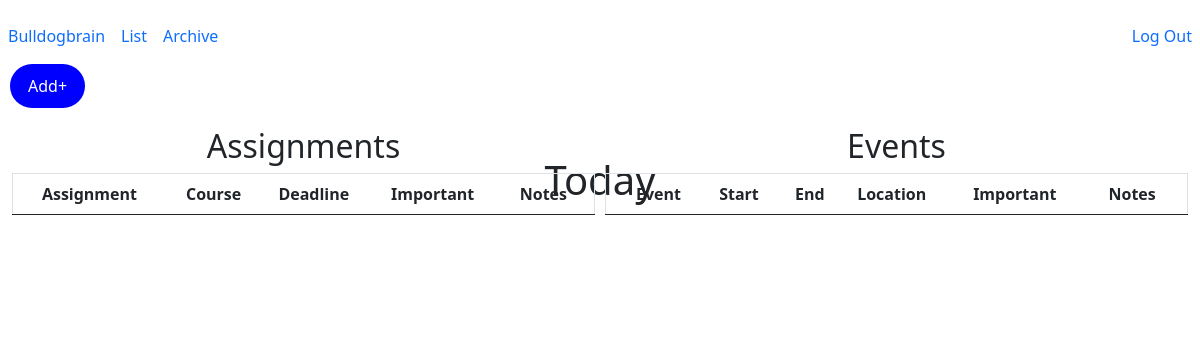
Page /urgent (signed in) on the earlier database version.
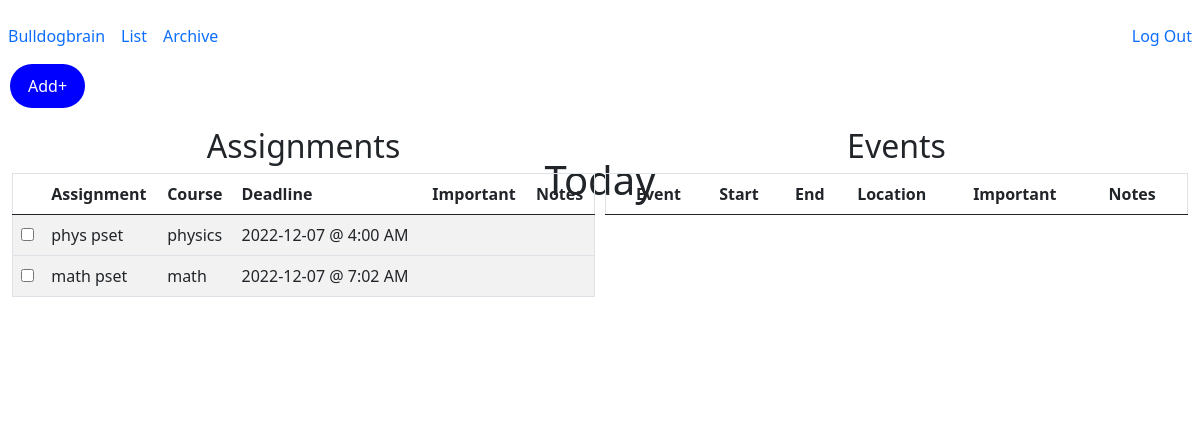
Same page on the later database version.
### tables this page shows
CREATE TABLE "assignments"(
    'id' INTEGER PRIMARY KEY AUTOINCREMENT NOT NULL, 
    'title' TEXT, 
    'course' TEXT, 
    'deadline' TEXT, 
    'importance' INTEGER, 
    'notes' TEXT, 
    'user_id' INTEGER, 'completed' INTEGER NOT NULL DEFAULT '0' CHECK (completed IN (0, 1)),
    FOREIGN KEY (user_id)
    REFERENCES users (id));

### app.py (the view)
@app.route("/urgent", methods=["GET", "POST"])
@login_required
def dayChronoligical():
    assignments = db.execute(
            "SELECT id, title, course, date(deadline) as date, CASE WHEN StrFTime('%H', deadline) % 12 = 0 THEN 12 ELSE StrFTime('%H', deadline) % 12 END || ':' || StrFTime('%M', deadline) || ' ' || CASE WHEN CAST(StrFTime('%H', deadline) AS INTEGER) > 12 THEN 'PM' ELSE 'AM' END 'time', importance, notes FROM assignments WHERE user_id = ? AND completed != 1 AND date(deadline) = date('now') ORDER BY deadline ASC", session["user_id"])
    events = db.execute(
            "SELECT event_id, title, location, start_date, CASE WHEN StrFTime('%H', start_time) % 12 = 0 THEN 12 ELSE StrFTime('%H', start_time) % 12 END || ':' || StrFTime('%M', start_time) || ' ' || CASE WHEN CAST(StrFTime('%H', start_time) AS INTEGER) > 12 THEN 'PM' ELSE 'AM' END 'start_time', end_date, CASE WHEN StrFTime('%H', end_time) % 12 = 0 THEN 12 ELSE StrFTime('%H', end_time) % 12 END || ':' || StrFTime('%M', end_time) || ' ' || CASE WHEN CAST(StrFTime('%H', end_time) AS INTEGER) > 12 THEN 'PM' ELSE 'AM' END 'end_time', importance, notes FROM events WHERE user_id = ? AND completed != 1 AND end_date = date('now') ORDER BY start_date ASC, start_time ASC", session["user_id"])
    if request.method == "POST":
        assignment_id = request.form.get("assignment_id")
        db.execute("UPDATE assignments SET completed = '1' WHERE id = ?", assignment_id)
        event_id = request.form.get("event_id")
        db.execute("UPDATE events SET completed = '1' WHERE event_id = ?", event_id)
        return redirect("/urgent")
    else:
        return render_template("/dayChronoligical.html", assignments=assignments, events=events)

### app.py (called while the page is built)
@app.after_request
def after_request(response):
    response.headers["Cache-Control"] = "no-cache, no-store, must-revalidate"
    response.headers["Expires"] = 0
    response.headers["Pragma"] = "no-cache"
    return response

### helpers.py (called while the page is built)
def login_required(f):
    @wraps(f)
    def decorated_function(*args, **kwargs):
        if session.get("user_id") is None:
            return redirect("/login")
        return f(*args, **kwargs)
    return decorated_function

### templates/dayChronoligical.html (shortened to what this page needs)
{% extends "layout.html" %}
{% block main %}
<h1>Today</h1>
    <div class="row">
    <div class="column">
        <h2 style = "position:relative;top:-90px">Assignments</h2>
            <table style = "position:relative;top:-90px" class="table table-striped">
                <thead>
                    <tr>
                        <th></th>
                        <th>Assignment</th>
                        <th>Course</th>
                        <th>Deadline</th>
                        <th>Important</th>
                        <th>Notes</th>
                    </tr>
                </thead>
                <tbody>
                    {% for assignments in assignments %}
                    <tr>
                        <td>
                            <form id="completion" action="/list" method="post">
                                <input autocomplete="off" type="checkbox" id="assignment_id" name="assignment_id" value="{{ assignments.id }}" onclick="submit()" required>
                            </form>
                        </td>
                        <td>{{ assignments.title }}</td>
                        <td>{{ assignments.course }}</td>
                        <td>{{ assignments.date }} @ {{ assignments.time }}</td>
                        <td>{{ assignments.importance }}</td>
                        <td>{{ assignments.notes }}</td>
                    </tr>
                    {% endfor %}
                </tbody>
            </table>
        </div>
        <div class="column">
            <h2 style = "position:relative;top:-90px">Events</h2>
            <table style = "position:relative;top:-90px" class="table table-striped">
                <thead>
                    <tr>
                        <th></th>
                        <th>Event</th>
                        <th>Start</th>
                        <th>End</th>
                        <th>Location</th>
                        <th>Important</th>
                        <th>Notes</th>
                    </tr>
                </thead>
            </table>
        </div>
    </div>
{% endblock %}

### templates/layout.html (shortened to what this page needs)
<!DOCTYPE html>
<html lang="en">
    <head>
        <link href="https://cdn.jsdelivr.net/npm/bootstrap@5.0.2/dist/css/bootstrap.min.css" rel="stylesheet">
        <link href="/static/styles.css" rel="stylesheet">
    </head>
    <body>
      <nav class="transparent navbar navbar-expand-md justify-content-center">
          <div class="collapse navbar-collapse" id="navbar">
              {% if session["user_id"] %}
                  <ul class="navbar-nav me-auto mt-2">
                    <li class="nav-item"><a class="nav-link" href="/urgent">Bulldogbrain</a></li>
                    <li class="nav-item"><a class="nav-link" href="/list">List</a></li>
                    <li class="nav-item"><a class="nav-link" href="/archive">Archive</a></li>
                  </ul>
                  <ul class="navbar-nav ms-auto mt-2">
                      <li class="nav-item"><a class="nav-link" href="/logout">Log Out</a></li>
                  </ul>
              {% else %}
                  <ul  class="navbar-nav ms-auto mt-2">
                    <li class="nav-item"><a class="nav-link" href="/homepage">BulldogBrain</a></li>
                    <li class="nav-item"><a class="nav-link" href="/register">Register</a></li>
                    <li class="nav-item"><a class="nav-link" href="/login">Log In</a></li>
                  </ul>
              {% endif %}
          </div>
    </nav>
    <div>
        {% if session["user_id"] %}
        <div class="dropdown">
          <button class="dropbtn">Add+</button>
        </div>
        {% endif %}
    </div>
        <main class="container-fluid py-5 text-center">
            {% block main %}{% endblock %}
        </main>
    </body>
</html>

### static/styles.css (style rules this page uses)
.dropbtn { background-color: #0000FF; color: white; padding: 10px 18px; font-size: 16px; border: none; border-radius: 25px; margin-left: 10px; }
.dropdown { position: relative; display: inline-block; }
* { box-sizing: border-box; }
.row { margin-left:-5px; margin-right:-5px; }
.column { float: left; width: 50%; padding: 5px; }
.row::after { content: ""; clear: both; display: table; }
table { border-collapse: collapse; border-spacing: 0; width: 100%; border: 1px solid #ddd; }
th, td { text-align: left; padding: 16px; }
tr:nth-child(even) { background-color: #f2f2f2; }
html, body, { position:fixed; top:0; bottom:0; left:0; right:0; }

Differences in the rows shown:
added assignments: title "phys pset", course "physics", date "2022-12-07", time "4:00 AM"
added assignments: title "math pset", course "math", date "2022-12-07", time "7:02 AM"
